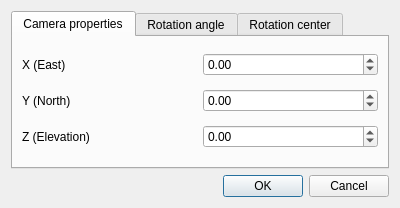
<?xml version="1.0" encoding="UTF-8"?>
<ui version="4.0">
 <class>Dialog</class>
 <widget class="QDialog" name="Dialog">
  <property name="geometry">
   <rect>
    <x>0</x>
    <y>0</y>
    <width>400</width>
    <height>208</height>
   </rect>
  </property>
  <property name="windowTitle">
   <string>Dialog</string>
  </property>
  <layout class="QGridLayout" name="gridLayout">
   <item row="0" column="0">
    <widget class="QTabWidget" name="tabWidget">
     <property name="currentIndex">
      <number>0</number>
     </property>
     <widget class="QWidget" name="camera_position_tab">
      <attribute name="title">
       <string>Camera properties</string>
      </attribute>
      <layout class="QGridLayout" name="gridLayout_2">
       <item row="0" column="0">
        <widget class="QLabel" name="label_x">
         <property name="text">
          <string>X (East)</string>
         </property>
        </widget>
       </item>
       <item row="0" column="1">
        <widget class="QDoubleSpinBox" name="doubleSpinBox_x">
         <property name="minimum">
          <double>-9999999.990000000223517</double>
         </property>
         <property name="maximum">
          <double>9999999.990000000223517</double>
         </property>
        </widget>
       </item>
       <item row="1" column="0">
        <widget class="QLabel" name="label_y">
         <property name="text">
          <string>Y (North)</string>
         </property>
        </widget>
       </item>
       <item row="1" column="1">
        <widget class="QDoubleSpinBox" name="doubleSpinBox_y">
         <property name="minimum">
          <double>-9999999.990000000223517</double>
         </property>
         <property name="maximum">
          <double>9999999.990000000223517</double>
         </property>
        </widget>
       </item>
       <item row="2" column="0">
        <widget class="QLabel" name="label_z">
         <property name="text">
          <string>Z (Elevation)</string>
         </property>
        </widget>
       </item>
       <item row="2" column="1">
        <widget class="QDoubleSpinBox" name="doubleSpinBox_z">
         <property name="minimum">
          <double>-9999999.990000000223517</double>
         </property>
         <property name="maximum">
          <double>9999999.990000000223517</double>
         </property>
        </widget>
       </item>
      </layout>
     </widget>
     <widget class="QWidget" name="rotation_angle_tab">
      <attribute name="title">
       <string>Rotation angle</string>
      </attribute>
      <layout class="QGridLayout" name="gridLayout_3">
       <item row="0" column="0">
        <widget class="QLabel" name="label_rot_x">
         <property name="text">
          <string>X (Angle in degrees)</string>
         </property>
        </widget>
       </item>
       <item row="0" column="1">
        <widget class="QDoubleSpinBox" name="doubleSpinBox_rot_x">
         <property name="minimum">
          <double>-360.000000000000000</double>
         </property>
         <property name="maximum">
          <double>360.000000000000000</double>
         </property>
        </widget>
       </item>
       <item row="1" column="0">
        <widget class="QLabel" name="label_rot_y">
         <property name="text">
          <string>Y (Angle in degrees)</string>
         </property>
        </widget>
       </item>
       <item row="1" column="1">
        <widget class="QDoubleSpinBox" name="doubleSpinBox_rot_y">
         <property name="minimum">
          <double>-360.000000000000000</double>
         </property>
         <property name="maximum">
          <double>360.000000000000000</double>
         </property>
        </widget>
       </item>
       <item row="2" column="0">
        <widget class="QLabel" name="label_rot_z">
         <property name="text">
          <string>Z (Angle in degrees)</string>
         </property>
        </widget>
       </item>
       <item row="2" column="1">
        <widget class="QDoubleSpinBox" name="doubleSpinBox_rot_z">
         <property name="minimum">
          <double>-360.000000000000000</double>
         </property>
         <property name="maximum">
          <double>360.000000000000000</double>
         </property>
        </widget>
       </item>
      </layout>
     </widget>
     <widget class="QWidget" name="rotation_center_tab">
      <attribute name="title">
       <string>Rotation center</string>
      </attribute>
      <layout class="QGridLayout" name="gridLayout_4">
       <item row="0" column="0">
        <widget class="QLabel" name="label_center_x">
         <property name="text">
          <string>X (Center)</string>
         </property>
        </widget>
       </item>
       <item row="0" column="1">
        <widget class="QDoubleSpinBox" name="doubleSpinBox_center_x">
         <property name="minimum">
          <double>-9999999.990000000223517</double>
         </property>
         <property name="maximum">
          <double>9999999.990000000223517</double>
         </property>
        </widget>
       </item>
       <item row="1" column="0">
        <widget class="QLabel" name="label_center_y">
         <property name="text">
          <string>Y (Center)</string>
         </property>
        </widget>
       </item>
       <item row="1" column="1">
        <widget class="QDoubleSpinBox" name="doubleSpinBox_center_y">
         <property name="minimum">
          <double>-9999999.990000000223517</double>
         </property>
         <property name="maximum">
          <double>9999999.990000000223517</double>
         </property>
        </widget>
       </item>
       <item row="2" column="0">
        <widget class="QLabel" name="label_center_z">
         <property name="text">
          <string>Z (Center)</string>
         </property>
        </widget>
       </item>
       <item row="2" column="1">
        <widget class="QDoubleSpinBox" name="doubleSpinBox_center_z">
         <property name="minimum">
          <double>-9999999.990000000223517</double>
         </property>
         <property name="maximum">
          <double>9999999.990000000223517</double>
         </property>
        </widget>
       </item>
      </layout>
     </widget>
    </widget>
   </item>
   <item row="1" column="0">
    <widget class="QDialogButtonBox" name="buttonBox">
     <property name="orientation">
      <enum>Qt::Horizontal</enum>
     </property>
     <property name="standardButtons">
      <set>QDialogButtonBox::Cancel|QDialogButtonBox::Ok</set>
     </property>
    </widget>
   </item>
  </layout>
 </widget>
 <resources/>
 <connections>
  <connection>
   <sender>buttonBox</sender>
   <signal>accepted()</signal>
   <receiver>Dialog</receiver>
   <slot>accept()</slot>
   <hints>
    <hint type="sourcelabel">
     <x>248</x>
     <y>254</y>
    </hint>
    <hint type="destinationlabel">
     <x>157</x>
     <y>274</y>
    </hint>
   </hints>
  </connection>
  <connection>
   <sender>buttonBox</sender>
   <signal>rejected()</signal>
   <receiver>Dialog</receiver>
   <slot>reject()</slot>
   <hints>
    <hint type="sourcelabel">
     <x>316</x>
     <y>260</y>
    </hint>
    <hint type="destinationlabel">
     <x>286</x>
     <y>274</y>
    </hint>
   </hints>
  </connection>
 </connections>
</ui>
